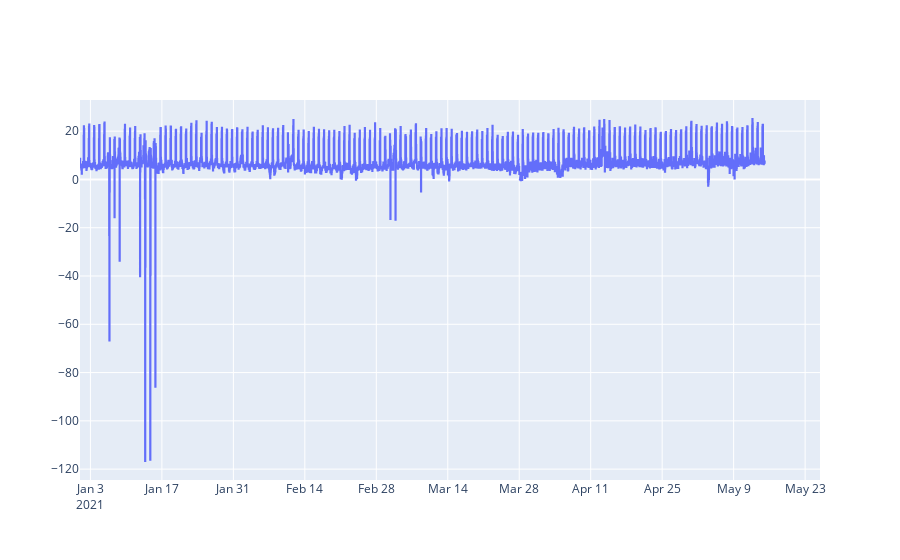

Notebook source saved alongside this figure:
### Code cell
fig = go.Figure()
fig.add_trace(go.Scatter(x=df_combo['date'], y=df_combo['difference'],
                    line = {"shape": 'hv'},
                    mode='lines',
                    name='lines'))

fig.show()

### Figure 1 — Plotly figure (JSON) as saved in the notebook; plotly's stock layout.template omitted (floating-point values rounded to 4 significant figures; data arrays with more than 128 entries replaced by an {"elided": "..."} marker saying what was removed)
{"data": [{"line": {"shape": "hv"}, "mode": "lines", "name": "lines", "type": "scatter", "x": {"elided": "3480 str values"}, "y": {"elided": "3480 float values"}}], "layout": {}}
